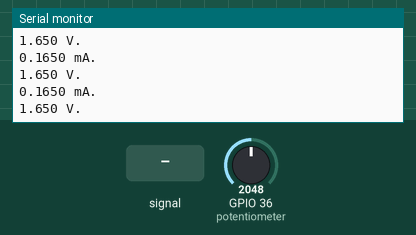
A program run on a simulated ESP32-S3. Shown: the last lines printed to the serial monitor. The inputs (shaded band) are chosen by the test bench; at power-on: GPIO 36 (potentiometer) = 2048.

Above: at 1.2 s.
1.3 s: GPIO 36 (potentiometer) fed a 200 Hz sine of ±327 counts around its level
At 2.3 s:
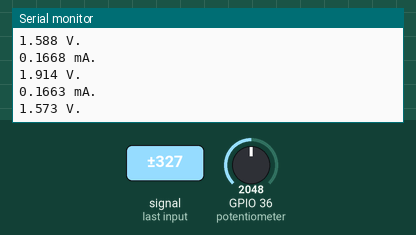
2.8 s: GPIO 36 (potentiometer) set to 2866
At 3.3 s:
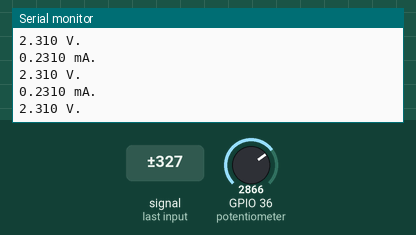
4.3 s: GPIO 36 (potentiometer) fed a 1000 Hz sine of ±1023 counts around its level
5.8 s: GPIO 36 (potentiometer) set to 3603
At 6.5 s:
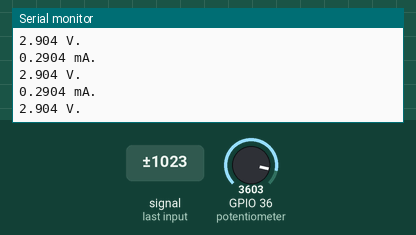
Timing chart, 0 to 8.3 s (numbered marks = the images above; inputs shaded):
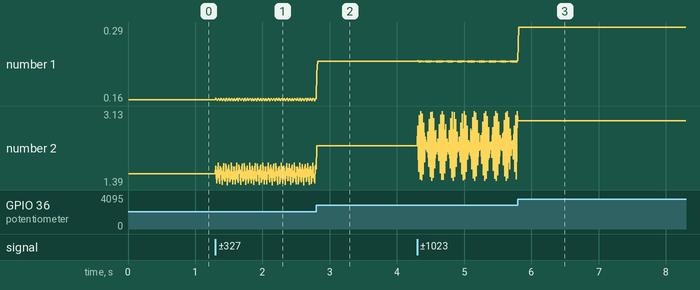

The program:

main.cpp
```cpp
#include <Arduino.h> // Incluye la biblioteca principal de Arduino para usar sus funciones

// Declaración de variables globales
float corriente = 0.0;  // Variable para almacenar el valor de la corriente en amperios
float voltaje = 0.0;    // Variable para almacenar el valor del voltaje en voltios
float R = 10000.0;      // Resistencia en ohmios utilizada para calcular la corriente

void setup() {
  Serial.begin(115200); // Inicializa la comunicación serial a 115200 baudios
  Serial.println("Hello, ESP32!"); // Imprime un mensaje inicial en el monitor serial
}

void loop() {
  // Bucle para realizar 100 lecturas del pin analógico y calcular la corriente promedio
  float corrienteAcumulada = 0.0; // Variable local para acumular la corriente
  for(int i = 0; i < 100; i++) {
    // Lee el valor analógico del pin 36, lo convierte a voltaje y calcula la corriente
    corrienteAcumulada += (float) analogRead(36) * (3.3 / 4095.0) / R;
  }

  // Asigna el valor acumulado a la variable global corriente
  corriente = corrienteAcumulada;
  // Lee el valor analógico del pin 36 y lo convierte a voltaje
  voltaje = analogRead(36) * (3.3 / 4095.0);

  // Imprime la corriente promedio en miliamperios con 4 decimales
  Serial.print(corriente * 1000 / 100, 4);
  Serial.println(" mA.");

  // Imprime el voltaje leído con 3 decimales
  Serial.print(voltaje, 3);
  Serial.println(" V.");

  // Reinicia la variable de corriente para el próximo cálculo
  corriente = 0;
}
```

Measured:
- after the input at 1.3 s, the serial monitor: prints a new line at once (image 1)
- plotted number 1: 0.17 → 0.17 after the input at 1.3 s
- plotted number 2: 1.65 → 1.76 after the input at 1.3 s
